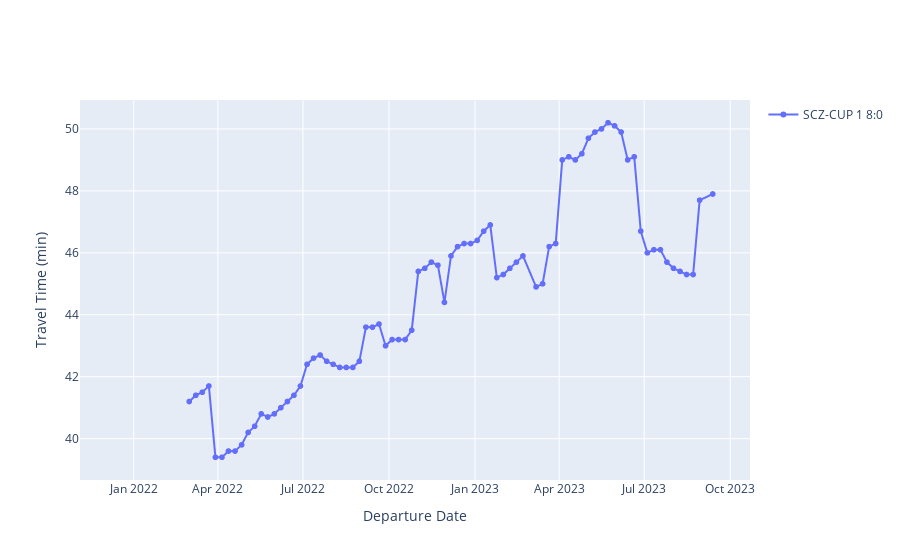

Notebook source saved alongside this figure:
### Code cell
cities = set(df['origin'].to_list())

fig = go.Figure()

for origin in ['SCZ']:
    other_cities = cities.copy()
    other_cities.remove(origin)
    
    for destination in ['CUP']:
        route_df = df[
            (df['origin'] == origin)
            & (df['destination'] == destination)
        ]

        # for weekday in sorted(set(route_df['departureWeekdayLocal'].to_list())):
        for weekday in [1]:
            # for hour in sorted(set(route_df['departureHourLocal'].to_list())):
            for hour in [8]:
                # for minute in sorted(set(route_df['departureMinuteLocal'].to_list())):
                for minute in [0]:
                    route_at_time_df = route_df[
                        (route_df['departureWeekdayLocal'] == weekday)
                        & (route_df['departureHourLocal'] == hour)
                        & (route_df['departureMinuteLocal'] == minute)
                    ]

                    fig.add_trace(go.Scattergl( 
                        x=route_at_time_df['departureTimeLocal'],
                        y=round((route_at_time_df['travelTimeInSeconds'] / 60).rolling(window=12).mean(), 1),
                        name=f'{origin}-{destination} {weekday} {hour}:{minute}',
                        mode='lines+markers'
                    ))

fig.update_layout(
    showlegend=True,
    xaxis_title='Departure Date',
    yaxis_title='Travel Time (min)'
)
py.iplot(fig, filename=f'{origin}_{destination}_{weekday}_{hour}_{minute}')

### Figure 1 — Plotly figure (JSON) as saved in the notebook; plotly's stock layout.template omitted (floating-point values rounded to 4 significant figures)
{"data": [{"mode": "lines+markers", "name": "SCZ-CUP 1 8:0", "type": "scattergl", "x": ["2021-12-14T08:00:00-08:00", "2021-12-21T08:00:00-08:00", "2021-12-28T08:00:00-08:00", "2022-01-04T08:00:00-08:00", "2022-01-11T08:00:00-08:00", "2022-01-18T08:00:00-08:00", "2022-01-25T08:00:00-08:00", "2022-02-01T08:00:00-08:00", "2022-02-08T08:00:00-08:00", "2022-02-15T08:00:00-08:00", "2022-02-22T08:00:00-08:00", "2022-03-01T08:00:00-08:00", "2022-03-08T08:00:00-08:00", "2022-03-15T08:00:00-07:00", "2022-03-22T08:00:00-07:00", "2022-03-29T08:00:00-07:00", "2022-04-05T08:00:00-07:00", "2022-04-12T08:00:00-07:00", "2022-04-19T08:00:00-07:00", "2022-04-26T08:00:00-07:00", "2022-05-03T08:00:00-07:00", "2022-05-10T08:00:00-07:00", "2022-05-17T08:00:00-07:00", "2022-05-24T08:00:00-07:00", "2022-05-31T08:00:00-07:00", "2022-06-07T08:00:00-07:00", "2022-06-14T08:00:00-07:00", "2022-06-21T08:00:00-07:00", "2022-06-28T08:00:00-07:00", "2022-07-05T08:00:00-07:00", "2022-07-12T08:00:00-07:00", "2022-07-19T08:00:00-07:00", "2022-07-26T08:00:00-07:00", "2022-08-02T08:00:00-07:00", "2022-08-09T08:00:00-07:00", "2022-08-16T08:00:00-07:00", "2022-08-23T08:00:00-07:00", "2022-08-30T08:00:00-07:00", "2022-09-06T08:00:00-07:00", "2022-09-13T08:00:00-07:00", "2022-09-20T08:00:00-07:00", "2022-09-27T08:00:00-07:00", "2022-10-04T08:00:00-07:00", "2022-10-11T08:00:00-07:00", "2022-10-18T08:00:00-07:00", "2022-10-25T08:00:00-07:00", "2022-11-01T08:00:00-07:00", "2022-11-08T08:00:00-08:00", "2022-11-15T08:00:00-08:00", "2022-11-22T08:00:00-08:00", "2022-11-29T08:00:00-08:00", "2022-12-06T08:00:00-08:00", "2022-12-13T08:00:00-08:00", "2022-12-20T08:00:00-08:00", "2022-12-27T08:00:00-08:00", "2023-01-03T08:00:00-08:00", "2023-01-10T08:00:00-08:00", "2023-01-17T08:00:00-08:00", "2023-01-24T08:00:00-08:00", "2023-01-31T08:00:00-08:00", "2023-02-07T08:00:00-08:00", "2023-02-14T08:00:00-08:00", "2023-02-21T08:00:00-08:00", "2023-03-07T08:00:00-08:00", "2023-03-14T08:00:00-07:00", "2023-03-21T08:00:00-07:00", "2023-03-28T08:00:00-07:00", "2023-04-04T08:00:00-07:00", "2023-04-11T08:00:00-07:00", "2023-04-18T08:00:00-07:00", "2023-04-25T08:00:00-07:00", "2023-05-02T08:00:00-07:00", "2023-05-09T08:00:00-07:00", "2023-05-16T08:00:00-07:00", "2023-05-23T08:00:00-07:00", "2023-05-30T08:00:00-07:00", "2023-06-06T08:00:00-07:00", "2023-06-13T08:00:00-07:00", "2023-06-20T08:00:00-07:00", "2023-06-27T08:00:00-07:00", "2023-07-04T08:00:00-07:00", "2023-07-11T08:00:00-07:00", "2023-07-18T08:00:00-07:00", "2023-07-25T08:00:00-07:00", "2023-08-01T08:00:00-07:00", "2023-08-08T08:00:00-07:00", "2023-08-15T08:00:00-07:00", "2023-08-22T08:00:00-07:00", "2023-08-29T08:00:00-07:00", "2023-09-12T08:00:00-07:00"], "y": [null, null, null, null, null, null, null, null, null, null, null, 41.2, 41.4, 41.5, 41.7, 39.4, 39.4, 39.6, 39.6, 39.8, 40.2, 40.4, 40.8, 40.7, 40.8, 41, 41.2, 41.4, 41.7, 42.4, 42.6, 42.7, 42.5, 42.4, 42.3, 42.3, 42.3, 42.5, 43.6, 43.6, 43.7, 43, 43.2, 43.2, 43.2, 43.5, 45.4, 45.5, 45.7, 45.6, 44.4, 45.9, 46.2, 46.3, 46.3, 46.4, 46.7, 46.9, 45.2, 45.3, 45.5, 45.7, 45.9, 44.9, 45, 46.2, 46.3, 49, 49.1, 49, 49.2, 49.7, 49.9, 50, 50.2, 50.1, 49.9, 49, 49.1, 46.7, 46, 46.1, 46.1, 45.7, 45.5, 45.4, 45.3, 45.3, 47.7, 47.9]}], "layout": {"showlegend": true, "xaxis": {"title": {"text": "Departure Date"}}, "yaxis": {"title": {"text": "Travel Time (min)"}}}}
